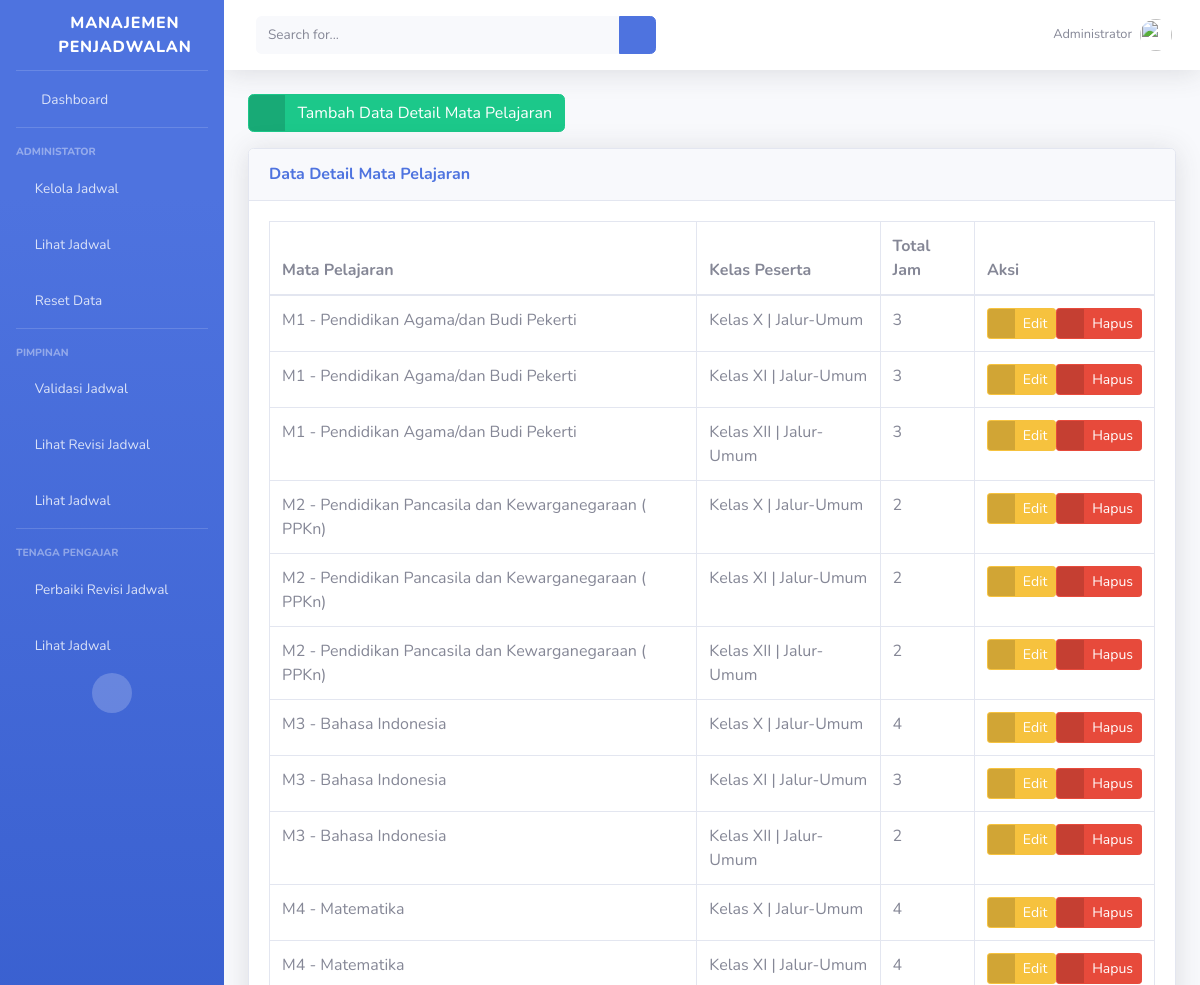
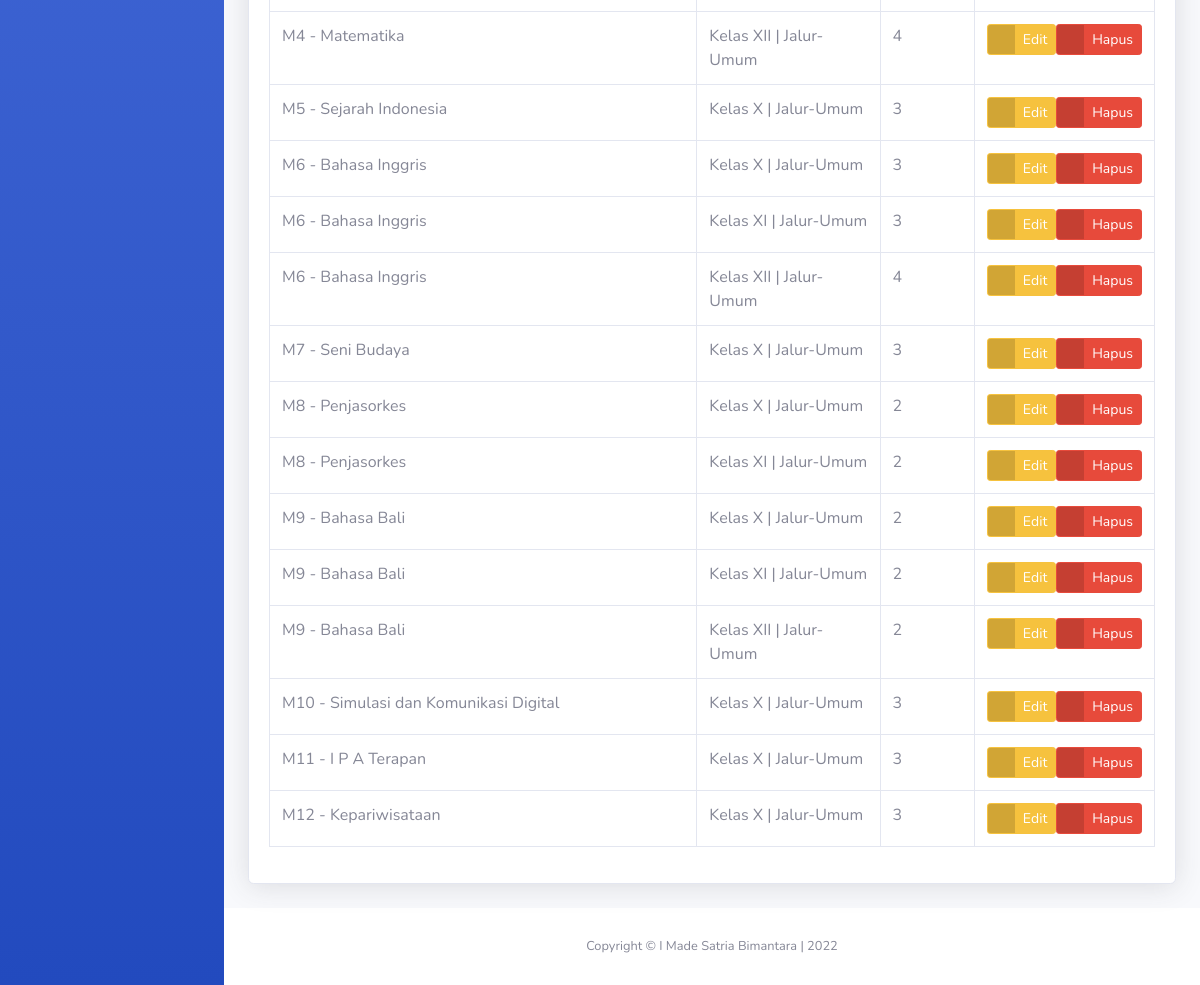
The app's page /administrator/detail_mata_pelajaran/ with its own data (2 pictures, top to bottom).
### administrator/models.py (models this page shows, shortened)
class DetailMataPelajaran(models.Model):
    mapel = models.ForeignKey(
        MataPelajaran,
        on_delete=models.CASCADE
    )
    kelas_peserta = models.ForeignKey(
        DetailKelas,
        on_delete=models.CASCADE,
    )
    total_jam = models.PositiveSmallIntegerField(
        'Total Jam Pelajaran',
        blank=True,
        null=True
    )
    published = models.DateTimeField(
        auto_now_add=True,
        editable=False
    )
    updated = models.DateTimeField(
        auto_now=True,
        editable=False
    )
    class Meta:
        ordering = ['id']
        verbose_name_plural = "Detail Mata Pelajaran"

class MataPelajaran(models.Model):
    kode_mapel = models.CharField(
        'Kode Mata Pelajaran',
        max_length=10,
        unique=True
    )
    mapel = models.CharField(
        'Nama Mata Pelajaran',
        max_length=100,
    )
    published = models.DateTimeField(
        auto_now_add=True,
        editable=False
    )
    updated = models.DateTimeField(
        auto_now=True,
        editable=False
    )
    class Meta:
        ordering = ['id']
        verbose_name_plural = "Mata Pelajaran"
    def __str__(self):
        return "{} - {}".format(self.kode_mapel, self.mapel)

class DetailKelas(models.Model):
    kelas = models.ForeignKey(
        Kelas,
        on_delete=models.CASCADE,
    )
    jalur = models.ForeignKey(
        Jalur,
        on_delete=models.CASCADE,
    )
    class Meta:
        ordering = ['kelas']
        verbose_name_plural = "Detail Kelas Peserta"
    def __str__(self):
        return "{} | Jalur-{}".format(
            self.kelas,
            self.jalur.nama_jalur
        )

class Jalur(models.Model):
    kode_jalur = models.CharField(
        'Kode Unik Jalur',
        max_length=5,
        unique=True
    )
    nama_jalur = models.CharField(
        'Nama Jalur',
        max_length=25,
    )
    published = models.DateTimeField(
        auto_now_add=True,
        editable=False
    )
    updated = models.DateTimeField(
        auto_now=True,
        editable=False
    )
    class Meta:
        ordering = ['published']
        verbose_name_plural = "Jalur"

class Kelas(models.Model):
    CHOICES_KELAS = (
        ('Kelas X', 'Kelas X'),
        ('Kelas XI', 'Kelas XI'),
        ('Kelas XII', 'Kelas XII'),
    )
    nama_kelas = models.CharField(
        'Nama Kelas',
        choices=CHOICES_KELAS,
        max_length=12,
        unique=True
    )
    class Meta:
        ordering = ['nama_kelas']
        verbose_name_plural = "Kelas"
    def __str__(self):
        return self.nama_kelas

### administrator/mapel_views.py (the view)
# urls.py: path('detail_mata_pelajaran/', DetailMataPelajaranIndexView.as_view(),
class DetailMataPelajaranIndexView(ListView):
    template_name = 'administrator/mapel/index_detail_mapel.html'
    context = {
        'title_page': "Database | Mapping Mata Pelajaran",
        'subtitle_page': "Halaman Mapping Mata Pelajaran"
    }
    def get(self, request):
        all_detailmapel = DetailMataPelajaran.objects.all()
        self.context.update(
            {
                'all_detailmapel': all_detailmapel,
            }
        )
        return render(request, self.template_name, self.context)

### templates/administrator/mapel/index_detail_mapel.html (shortened to what this page needs)
{% extends 'base.html' %}
{% block page_content %}
<div class="row">
    <div class="col">
        <a href="{% url 'administrator_IT:detail_mata_pelajaran_create' %}" class="btn btn-success btn-icon-split">
            <span class="icon text-white-50">
                <i class="fas fa-plus-circle"></i>
            </span>
            <span class="text">Tambah Data Detail Mata Pelajaran</span>
        </a>
    </div>
</div>
<div class="row mt-3">
    <div class="col">
        <div class="card shadow mb-4">
            <a href="#collapseCardDetailMataPelajaran" class="d-block card-header py-3" data-toggle="collapse"
                role="button" aria-expanded="true" aria-controls="collapseCardDetailMataPelajaran">
                <h6 class="m-0 font-weight-bold text-primary">Data Detail Mata Pelajaran</h6>
            </a>
            <div class="collapse show" id="collapseCardDetailMataPelajaran">
                <div class="card-body">
                    <div class="table-responsive">
                        <table class="table table-bordered" id="tableDetailMataPelajaran" width="100%" cellspacing="0">
                            <thead>
                                <tr>
                                    <th>Mata Pelajaran</th>
                                    <th>Kelas Peserta</th>
                                    <th>Total Jam</th>
                                    <th>Aksi</th>
                                </tr>
                            </thead>
                            <tbody>
                                {% for detailmapel in all_detailmapel %}
                                <tr>
                                    <td>{{detailmapel.mapel}}</td>
                                    <td>{{detailmapel.kelas_peserta}}</td>
                                    <td>{{detailmapel.total_jam}}</td>
                                    <td>
                                        <div class="d-flex justify-content-end">
                                            <a href="{% url 'administrator_IT:detail_mata_pelajaran_update' detailmapel.id %}"
                                                class="btn btn-warning btn-icon-split btn-sm">
                                                <span class="icon text-white-50">
                                                    <i class="fas fa-exclamation-triangle"></i>
                                                </span>
                                                <span class="text">Edit</span>
                                            </a>
                                            <a href="{% url 'administrator_IT:detail_mata_pelajaran_delete' detailmapel.id %}"
                                                class="btn btn-danger btn-icon-split btn-sm">
                                                <span class="icon text-white-50">
                                                    <i class="fas fa-trash"></i>
                                                </span>
                                                <span class="text">Hapus</span>
                                            </a>
                                        </div>
                                    </td>
                                </tr>
                                {% endfor %}
                            </tbody>
                        </table>
                    </div>
                </div>
            </div>
        </div>
    </div>
</div>
{% endblock page_content %}

### records on screen
DetailMataPelajaran: mapel "M1 - Pendidikan Agama/dan Budi Pekerti", kelas_peserta "Kelas X | Jalur-Umum", total_jam "3"
DetailMataPelajaran: mapel "M1 - Pendidikan Agama/dan Budi Pekerti", kelas_peserta "Kelas XI | Jalur-Umum", total_jam "3"
DetailMataPelajaran: mapel "M1 - Pendidikan Agama/dan Budi Pekerti", kelas_peserta "Kelas XII | Jalur-Umum", total_jam "3"
DetailMataPelajaran: mapel "M2 - Pendidikan Pancasila dan Kewarganegaraan ( PPKn)", kelas_peserta "Kelas X | Jalur-Umum", total_jam "2"
DetailMataPelajaran: mapel "M2 - Pendidikan Pancasila dan Kewarganegaraan ( PPKn)", kelas_peserta "Kelas XI | Jalur-Umum", total_jam "2"
DetailMataPelajaran: mapel "M2 - Pendidikan Pancasila dan Kewarganegaraan ( PPKn)", kelas_peserta "Kelas XII | Jalur-Umum", total_jam "2"
DetailMataPelajaran: mapel "M3 - Bahasa Indonesia", kelas_peserta "Kelas X | Jalur-Umum", total_jam "4"
DetailMataPelajaran: mapel "M3 - Bahasa Indonesia", kelas_peserta "Kelas XI | Jalur-Umum", total_jam "3"
DetailMataPelajaran: mapel "M3 - Bahasa Indonesia", kelas_peserta "Kelas XII | Jalur-Umum", total_jam "2"
DetailMataPelajaran: mapel "M4 - Matematika", kelas_peserta "Kelas X | Jalur-Umum", total_jam "4"
DetailMataPelajaran: mapel "M4 - Matematika", kelas_peserta "Kelas XI | Jalur-Umum", total_jam "4"
DetailMataPelajaran: mapel "M4 - Matematika", kelas_peserta "Kelas XII | Jalur-Umum", total_jam "4"
DetailMataPelajaran: mapel "M5 - Sejarah Indonesia", kelas_peserta "Kelas X | Jalur-Umum", total_jam "3"
DetailMataPelajaran: mapel "M6 - Bahasa Inggris", kelas_peserta "Kelas X | Jalur-Umum", total_jam "3"
DetailMataPelajaran: mapel "M6 - Bahasa Inggris", kelas_peserta "Kelas XI | Jalur-Umum", total_jam "3"
DetailMataPelajaran: mapel "M6 - Bahasa Inggris", kelas_peserta "Kelas XII | Jalur-Umum", total_jam "4"
DetailMataPelajaran: mapel "M7 - Seni Budaya", kelas_peserta "Kelas X | Jalur-Umum", total_jam "3"
DetailMataPelajaran: mapel "M8 - Penjasorkes", kelas_peserta "Kelas X | Jalur-Umum", total_jam "2"
DetailMataPelajaran: mapel "M8 - Penjasorkes", kelas_peserta "Kelas XI | Jalur-Umum", total_jam "2"
DetailMataPelajaran: mapel "M9 - Bahasa Bali", kelas_peserta "Kelas X | Jalur-Umum", total_jam "2"
DetailMataPelajaran: mapel "M9 - Bahasa Bali", kelas_peserta "Kelas XI | Jalur-Umum", total_jam "2"
DetailMataPelajaran: mapel "M9 - Bahasa Bali", kelas_peserta "Kelas XII | Jalur-Umum", total_jam "2"
DetailMataPelajaran: mapel "M10 - Simulasi dan Komunikasi Digital", kelas_peserta "Kelas X | Jalur-Umum", total_jam "3"
DetailMataPelajaran: mapel "M11 - I P A Terapan", kelas_peserta "Kelas X | Jalur-Umum", total_jam "3"
DetailMataPelajaran: mapel "M12 - Kepariwisataan", kelas_peserta "Kelas X | Jalur-Umum", total_jam "3"
